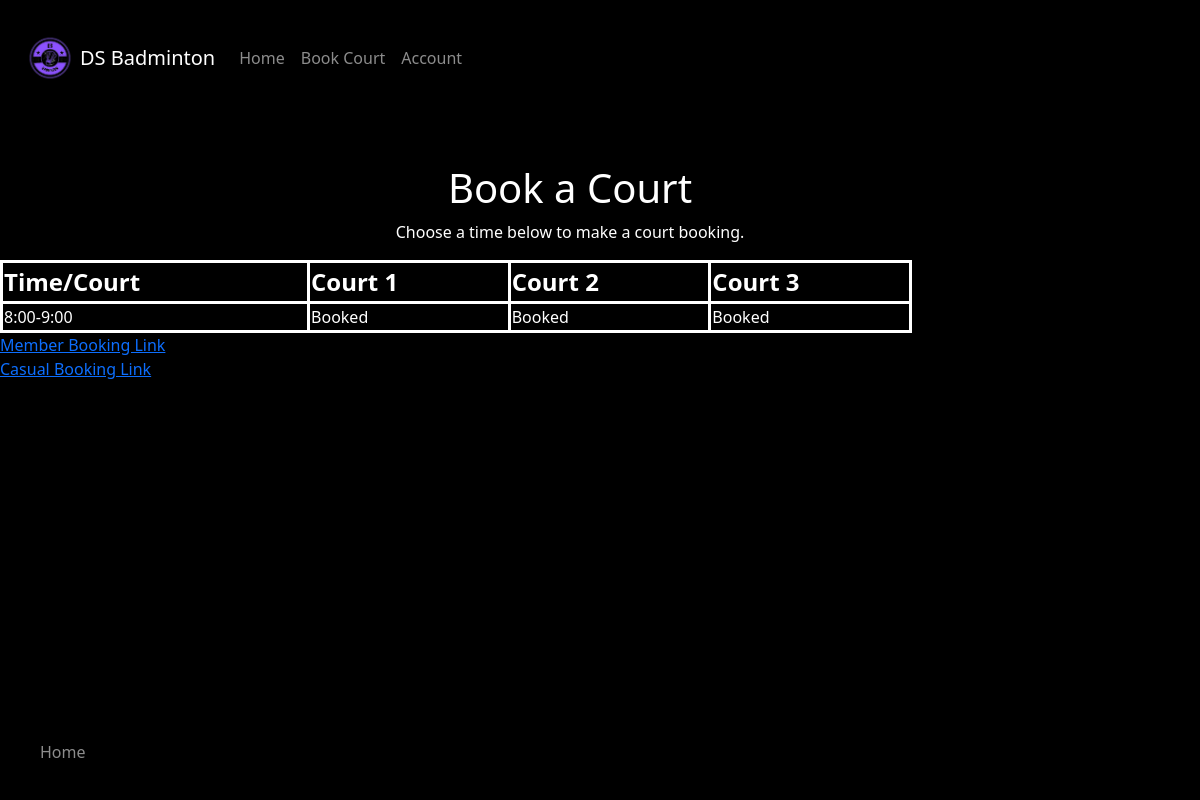
/booking/, run on an earlier commit of the app's database.
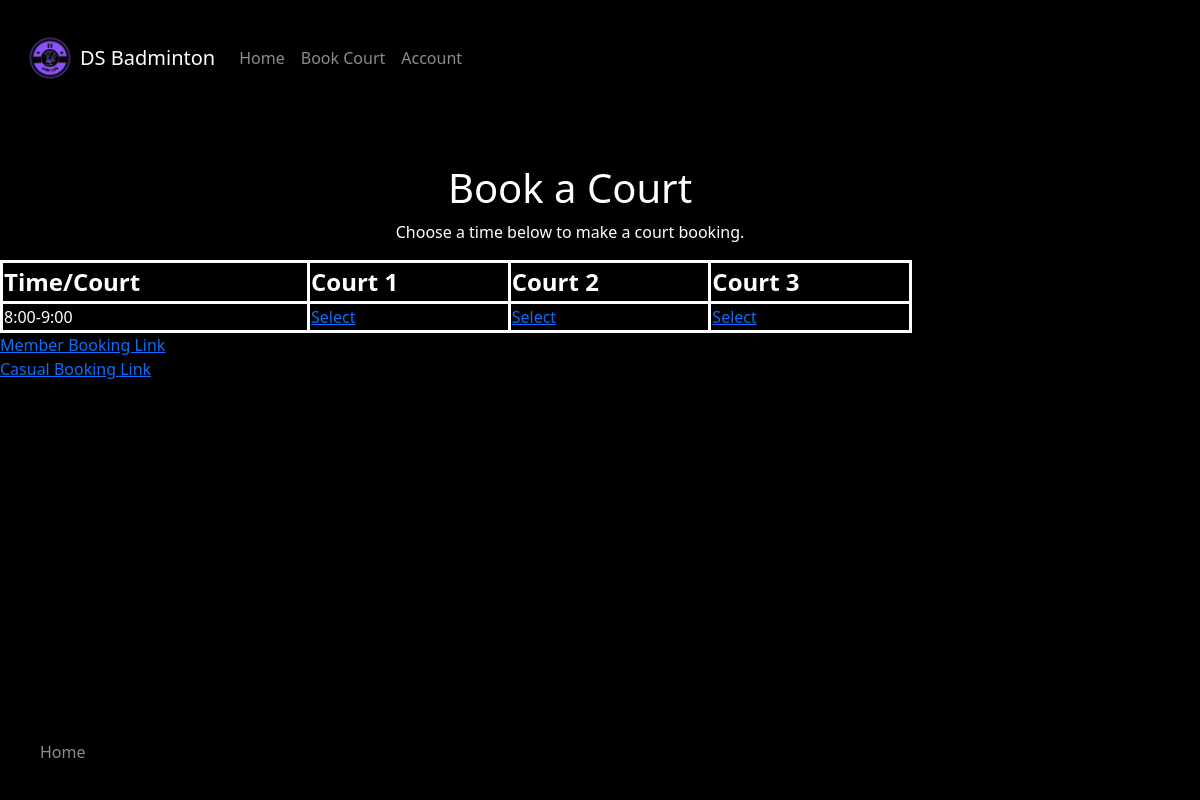
And on a later commit of the database.
### BadmintonCourt/models.py (models this page shows, shortened)
class court(models.Model):
    courtName = models.TextField()
    startTime = models.DateTimeField()
    endTime = models.DateTimeField()
    amount = models.FloatField()
    available = models.BooleanField(default=True)

### BadmintonCourt/views.py (the view)
# urls.py: path('booking/', BookTableView.as_view(), name='booking'),
class BookTableView(ListView):
    model = court
    template_name = 'booking.html'

### BadmintonCourt/templates/booking.html (shortened to what this page needs)
{% extends "base.html" %}
{% load static %}
{% block content %}
<body>
    <h1 class="text-center text-white">Book a Court</h1>
    <p class="text-center text-white">Choose a time below to make a court booking.</p>
</body>
    <div class="tablestyle">
        <table style="width:80%">
            <tr style="font-size: 18pt;">
            <th>Time/Court</th>
                <th>Court 1</th>
                <th>Court 2</th>
                <th>Court 3</th>
            </tr>
            <tr>
            <td>8:00-9:00</td>
            <td>
                {% for court in object_list %}
                    {% if court.courtName == "Court1 8-9" %}
                        {% if court.available == True %}
                            <a href="{% if user.is_authenticated %}{% url 'mbook' %}{% else %}{% url 'nbook' %}{% endif %}">
                                Select
                            </a>
                        {% elif court.available == False %}
                            Booked
                        {% else %}
                            Unavailable
                        {% endif %}
                    {% endif %}
                {% endfor %}
            </td>
            <td>
                {% for court in object_list %}
                    {% if court.courtName == "Court2 8-9" %}
                        {% if court.available == True %}
                            <a href="{% if user.is_authenticated %}{% url 'mbook' %}{% else %}{% url 'nbook' %}{% endif %}">
                                Select
                            </a>
                        {% elif court.available == False %}
                            Booked
                        {% else %}
                            Unavailable
                        {% endif %}
                    {% endif %}
                {% endfor %}
            </td>
            <td>
                {% for court in object_list %}
                    {% if court.courtName == "Court3 8-9" %}
                        {% if court.available == True %}
                            <a href="{% if user.is_authenticated %}{% url 'mbook' %}{% else %}{% url 'nbook' %}{% endif %}">
                                Select
                            </a>
                        {% elif court.available == False %}
                            Booked
                        {% else %}
                            Unavailable
                        {% endif %}
                    {% endif %}
                {% endfor %}
            </td>
            </tr>
        </table>
    </div>
<a href='mbook'>Member Booking Link</a>
<br>
<a href='nbook'>Casual Booking Link</a>
{% endblock %}

What changed in the data, as far as the page shows it:
changed court (number 1 of 3 on the later page): available "Booked" → "Select"
changed court (number 2 of 3 on the later page): available "Booked" → "Select"
changed court (number 3 of 3 on the later page): available "Booked" → "Select"
